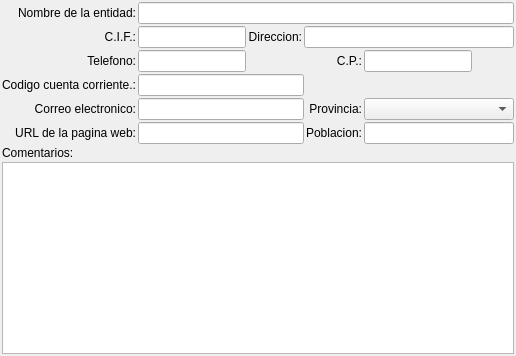
     <widget class="QWidget" name="tab2">
      <attribute name="title">
       <string>&amp;Otros datos</string>
      </attribute>
      <layout class="QGridLayout">
       <property name="margin">
        <number>2</number>
       </property>
       <property name="spacing">
        <number>2</number>
       </property>
       <item row="0" column="0">
        <widget class="QLabel" name="TextLabel1">
         <property name="text">
          <string>Nombre de la entidad:</string>
         </property>
         <property name="alignment">
          <set>Qt::AlignRight|Qt::AlignTrailing|Qt::AlignVCenter</set>
         </property>
        </widget>
       </item>
       <item row="0" column="1" colspan="6">
        <widget class="QLineEdit" name="mui_nombreent_cuenta"/>
       </item>
       <item row="1" column="0">
        <widget class="QLabel" name="TextLabel1_2">
         <property name="text">
          <string>C.I.F.:</string>
         </property>
         <property name="alignment">
          <set>Qt::AlignRight|Qt::AlignTrailing|Qt::AlignVCenter</set>
         </property>
        </widget>
       </item>
       <item row="1" column="1">
        <widget class="QLineEdit" name="mui_cifent_cuenta"/>
       </item>
       <item row="1" column="2">
        <widget class="QLabel" name="TextLabel3_3_3">
         <property name="text">
          <string>Direccion:</string>
         </property>
         <property name="alignment">
          <set>Qt::AlignRight|Qt::AlignTrailing|Qt::AlignVCenter</set>
         </property>
        </widget>
       </item>
       <item row="1" column="3" colspan="4">
        <widget class="QLineEdit" name="mui_dirent_cuenta"/>
       </item>
       <item row="2" column="0">
        <widget class="QLabel" name="TextLabel3_3">
         <property name="text">
          <string>Telefono:</string>
         </property>
         <property name="alignment">
          <set>Qt::AlignRight|Qt::AlignTrailing|Qt::AlignVCenter</set>
         </property>
        </widget>
       </item>
       <item row="2" column="1">
        <widget class="QLineEdit" name="mui_telent_cuenta"/>
       </item>
       <item row="2" column="2" colspan="2">
        <spacer>
         <property name="orientation">
          <enum>Qt::Horizontal</enum>
         </property>
         <property name="sizeHint" stdset="0">
          <size>
           <width>40</width>
           <height>20</height>
          </size>
         </property>
        </spacer>
       </item>
       <item row="2" column="4">
        <widget class="QLabel" name="TextLabel3_3_2_2">
         <property name="text">
          <string>C.P.:</string>
         </property>
         <property name="alignment">
          <set>Qt::AlignRight|Qt::AlignTrailing|Qt::AlignVCenter</set>
         </property>
        </widget>
       </item>
       <item row="2" column="5">
        <widget class="QLineEdit" name="mui_cpent_cuenta">
         <property name="sizePolicy">
          <sizepolicy hsizetype="Fixed" vsizetype="Fixed">
           <horstretch>0</horstretch>
           <verstretch>0</verstretch>
          </sizepolicy>
         </property>
        </widget>
       </item>
       <item row="2" column="6">
        <spacer>
         <property name="orientation">
          <enum>Qt::Horizontal</enum>
         </property>
         <property name="sizeHint" stdset="0">
          <size>
           <width>40</width>
           <height>20</height>
          </size>
         </property>
        </spacer>
       </item>
       <item row="3" column="0">
        <widget class="QLabel" name="TextLabel4">
         <property name="text">
          <string>Codigo cuenta corriente.:</string>
         </property>
         <property name="alignment">
          <set>Qt::AlignRight|Qt::AlignTrailing|Qt::AlignVCenter</set>
         </property>
        </widget>
       </item>
       <item row="3" column="1" colspan="3">
        <widget class="QLineEdit" name="mui_bancoent_cuenta"/>
       </item>
       <item row="4" column="0">
        <widget class="QLabel" name="TextLabel3_3_2">
         <property name="text">
          <string>Correo electronico:</string>
         </property>
         <property name="alignment">
          <set>Qt::AlignRight|Qt::AlignTrailing|Qt::AlignVCenter</set>
         </property>
        </widget>
       </item>
       <item row="4" column="1" colspan="3">
        <widget class="QLineEdit" name="mui_emailent_cuenta"/>
       </item>
       <item row="4" column="4">
        <widget class="QLabel" name="label_2">
         <property name="text">
          <string>Provincia:</string>
         </property>
         <property name="alignment">
          <set>Qt::AlignRight|Qt::AlignTrailing|Qt::AlignVCenter</set>
         </property>
        </widget>
       </item>
       <item row="5" column="0">
        <widget class="QLabel" name="TextLabel4_2">
         <property name="text">
          <string>URL de la pagina web:</string>
         </property>
         <property name="alignment">
          <set>Qt::AlignRight|Qt::AlignTrailing|Qt::AlignVCenter</set>
         </property>
        </widget>
       </item>
       <item row="5" column="1" colspan="3">
        <widget class="QLineEdit" name="mui_webent_cuenta"/>
       </item>
       <item row="5" column="4">
        <widget class="QLabel" name="label_3">
         <property name="text">
          <string>Poblacion:</string>
         </property>
         <property name="alignment">
          <set>Qt::AlignRight|Qt::AlignTrailing|Qt::AlignVCenter</set>
         </property>
        </widget>
       </item>
       <item row="5" column="5" colspan="2">
        <widget class="QLineEdit" name="mui_poblacion"/>
       </item>
       <item row="6" column="0" colspan="7">
        <widget class="QLabel" name="lbcomentario">
         <property name="text">
          <string>Comentarios:</string>
         </property>
        </widget>
       </item>
       <item row="7" column="0" colspan="7">
        <widget class="QTextEdit" name="mui_coment_cuenta">
         <property name="focusPolicy">
          <enum>Qt::StrongFocus</enum>
         </property>
         <property name="tabChangesFocus">
          <bool>true</bool>
         </property>
        </widget>
       </item>
       <item row="4" column="5" colspan="2">
        <widget class="BlComboBox" name="mui_idprovincia"/>
       </item>
      </layout>
     </widget>
